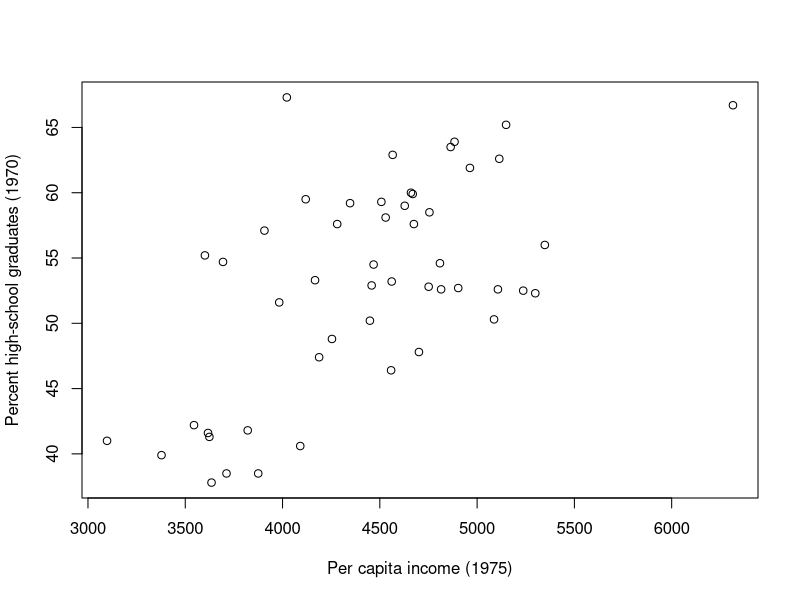
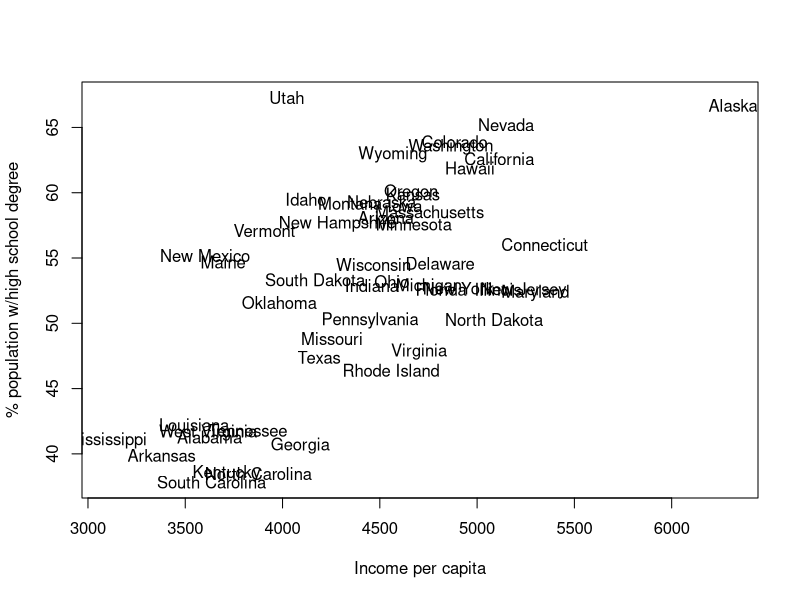

The R script that drew these images, in order:
## ---- chunk 1
my_vec <- c(1, 2, 3, 4, 5)
## ---- chunk 2
my_new_vec <- my_vec * 3
print(my_new_vec)
## ---- chunk 3
my_vec + my_new_vec
## ---- chunk 4
x <- c(TRUE, TRUE, FALSE, FALSE, TRUE)
print(my_new_vec[x])
## ---- chunk 5
my_short_vector <- my_new_vec[1:2]
print(my_short_vector)
## ---- chunk 6
ls()
## ---- chunk 7
df <- data.frame(state.x77)
df$state <- rownames(df)
str(df)
summary(df)
## ---- chunk 8
head(df[order(df$Population),], n=1) # lowest
tail(df[order(df$Population),], n=1) # highest

# another way of doing this:
newdf <- df[order(df$Population),]
newdf[1,]
newdf[50,]

## ---- chunk 9
cor(df$Income, df$HS.Grad)
plot(df$Income, df$HS.Grad,
     xlab="Per capita income (1975)",
     ylab="Percent high-school graduates (1970)")

# a different graph with state names instead of points:
plot(x=df$Income, y=df$HS.Grad, 
     xlab="Income per capita", 
     ylab="% population w/high school degree", 
     type="n")
text(x=df$Income, y=df$HS.Grad, label=df$state)
